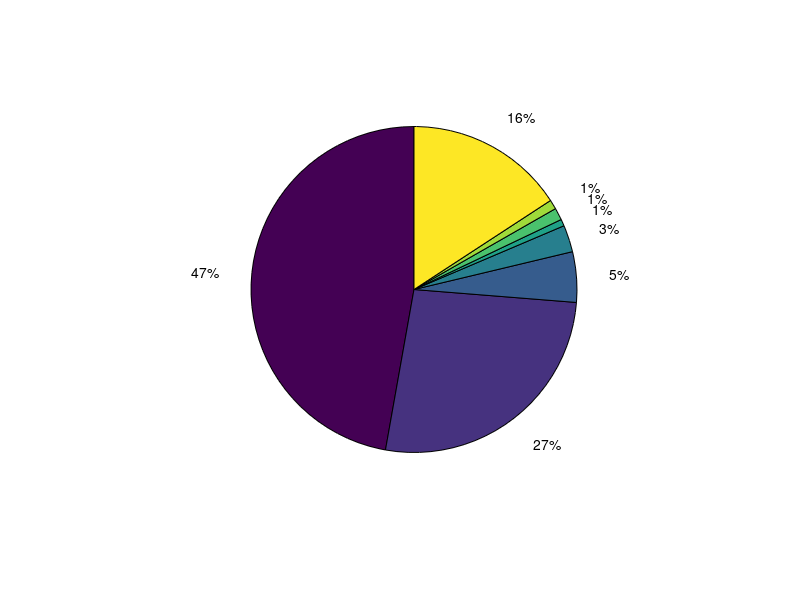

Write MATLAB code to recreate this figure. (Note: this script raises an error after producing the figure.)
clear all; close all; clc;

 x=[708 398 75 40 10 18 14 237];
%  explode=[1 1 0 0 0 0 0 1]
%  pie(x,explode,{'m=1','m=2','m=3','m=4','m=5','m=6','m=7','m=0'});
%  set(gcf,'color','white')
%  applyhatch(gcf,'|-+.\x,/');

% x=[171 226 234 384 225 258 140 64];
% explode=[1 1 0 0 0 0 0 0]
% pie(x,explode,{'m=1','m=2','m=3','m=4','m=5','m=6','m=7','m=8'});
% x=[0.14,0.24,0.05,0.47,0.1,0.7];
pie(x);
set(gcf,'color','white');
applyhatch(gcf,'|-+.\x,/');
